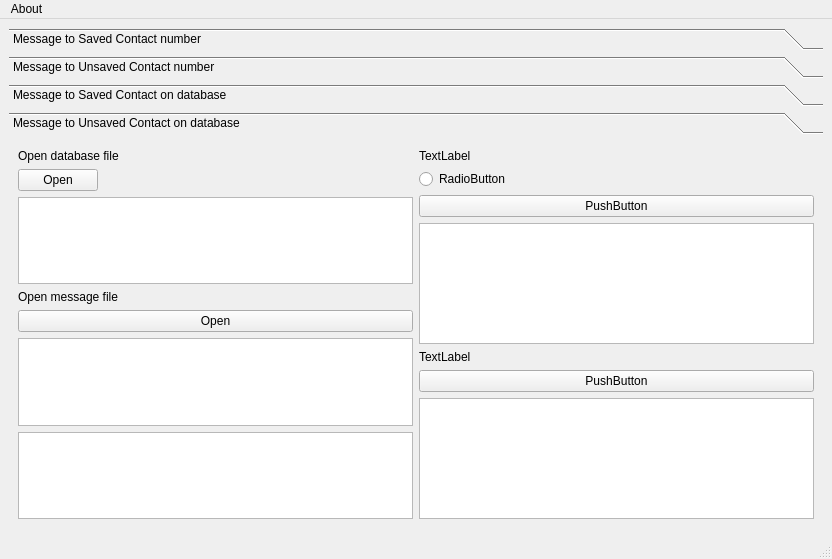
<?xml version="1.0" encoding="UTF-8"?>
<ui version="4.0">
 <class>MainWindow</class>
 <widget class="QMainWindow" name="MainWindow">
  <property name="enabled">
   <bool>true</bool>
  </property>
  <property name="geometry">
   <rect>
    <x>0</x>
    <y>0</y>
    <width>832</width>
    <height>559</height>
   </rect>
  </property>
  <property name="windowTitle">
   <string>MainWindow</string>
  </property>
  <widget class="QWidget" name="centralwidget">
   <layout class="QVBoxLayout" name="verticalLayout">
    <item>
     <widget class="QToolBox" name="toolBox">
      <property name="currentIndex">
       <number>3</number>
      </property>
      <widget class="QWidget" name="page_1">
       <property name="geometry">
        <rect>
         <x>0</x>
         <y>0</y>
         <width>814</width>
         <height>392</height>
        </rect>
       </property>
       <attribute name="label">
        <string>Message to Saved Contact number</string>
       </attribute>
      </widget>
      <widget class="QWidget" name="page_2">
       <property name="geometry">
        <rect>
         <x>0</x>
         <y>0</y>
         <width>814</width>
         <height>392</height>
        </rect>
       </property>
       <attribute name="label">
        <string>Message to Unsaved Contact number</string>
       </attribute>
      </widget>
      <widget class="QWidget" name="page_3">
       <property name="geometry">
        <rect>
         <x>0</x>
         <y>0</y>
         <width>814</width>
         <height>392</height>
        </rect>
       </property>
       <attribute name="label">
        <string>Message to Saved Contact on database</string>
       </attribute>
      </widget>
      <widget class="QWidget" name="page_4">
       <property name="geometry">
        <rect>
         <x>0</x>
         <y>0</y>
         <width>814</width>
         <height>392</height>
        </rect>
       </property>
       <attribute name="label">
        <string>Message to Unsaved Contact on database</string>
       </attribute>
       <layout class="QVBoxLayout" name="verticalLayout_2">
        <item>
         <layout class="QHBoxLayout" name="horizontalLayout_3">
          <item>
           <layout class="QVBoxLayout" name="verticalLayout_3">
            <item>
             <widget class="QLabel" name="label">
              <property name="text">
               <string>Open database file</string>
              </property>
             </widget>
            </item>
            <item alignment="Qt::AlignLeft">
             <widget class="QPushButton" name="pushButton_2">
              <property name="text">
               <string>Open</string>
              </property>
             </widget>
            </item>
            <item>
             <widget class="QTextEdit" name="textEdit"/>
            </item>
            <item>
             <widget class="QLabel" name="label_3">
              <property name="text">
               <string>Open message file</string>
              </property>
             </widget>
            </item>
            <item>
             <widget class="QPushButton" name="pushButton_3">
              <property name="text">
               <string>Open</string>
              </property>
             </widget>
            </item>
            <item>
             <widget class="QPlainTextEdit" name="plainTextEdit"/>
            </item>
            <item>
             <widget class="QTextEdit" name="textEdit_3"/>
            </item>
           </layout>
          </item>
          <item>
           <layout class="QVBoxLayout" name="verticalLayout_4">
            <item>
             <widget class="QLabel" name="label_2">
              <property name="text">
               <string>TextLabel</string>
              </property>
             </widget>
            </item>
            <item>
             <widget class="QRadioButton" name="radioButton">
              <property name="text">
               <string>RadioButton</string>
              </property>
             </widget>
            </item>
            <item>
             <widget class="QPushButton" name="pushButton">
              <property name="text">
               <string>PushButton</string>
              </property>
             </widget>
            </item>
            <item>
             <widget class="QTextEdit" name="textEdit_2"/>
            </item>
            <item>
             <widget class="QLabel" name="label_4">
              <property name="text">
               <string>TextLabel</string>
              </property>
             </widget>
            </item>
            <item>
             <widget class="QPushButton" name="pushButton_4">
              <property name="text">
               <string>PushButton</string>
              </property>
             </widget>
            </item>
            <item>
             <widget class="QTextEdit" name="textEdit_4"/>
            </item>
           </layout>
          </item>
         </layout>
        </item>
       </layout>
      </widget>
     </widget>
    </item>
   </layout>
  </widget>
  <widget class="QMenuBar" name="menubar">
   <property name="geometry">
    <rect>
     <x>0</x>
     <y>0</y>
     <width>832</width>
     <height>21</height>
    </rect>
   </property>
   <widget class="QMenu" name="menuAbout">
    <property name="title">
     <string>About</string>
    </property>
   </widget>
   <addaction name="menuAbout"/>
  </widget>
  <widget class="QStatusBar" name="statusbar"/>
 </widget>
 <resources/>
 <connections/>
</ui>
